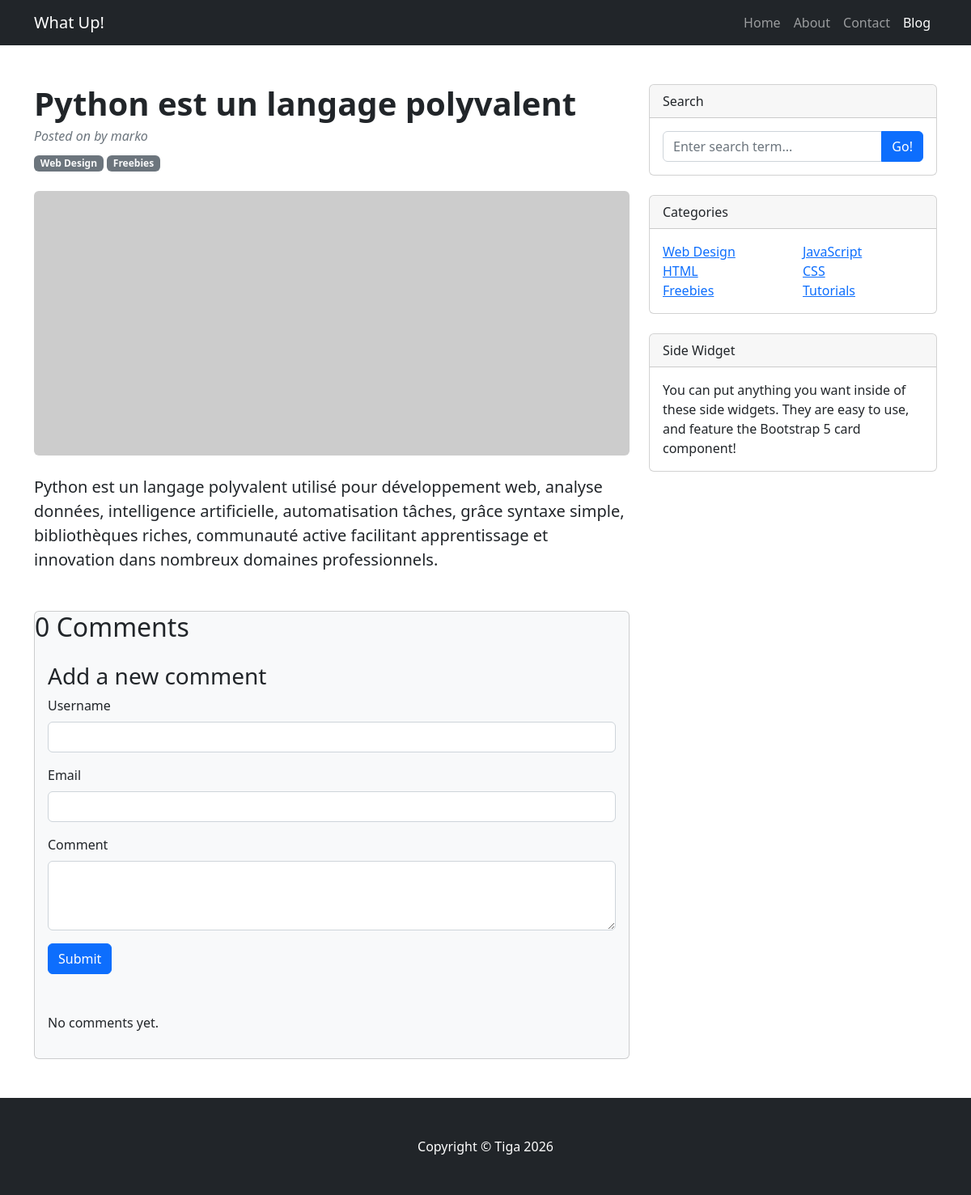
The page /post/python-est-un-langage-polyvalent/ on the database its author committed.
### blog/models.py (models this page shows, shortened)
class Post(models.Model):
    category = models.ForeignKey(Category, on_delete=models.CASCADE, related_name='posts')
    STATUS_CHOICES = (
        ('draft', 'Draft'),
        ('published', 'Published'),
    )
    title = models.CharField(max_length=200)
    slug = models.SlugField(max_length=200)
    body = models.TextField()
    created_at = models.DateTimeField(auto_now_add=True)
    updated = models.DateTimeField(auto_now= True)
    status = models.CharField(choices=STATUS_CHOICES, default='draft', max_length=10)
    pusblish = models.DateTimeField(default=timezone.now)
    author = models.ForeignKey(User, on_delete=models.CASCADE, related_name='posted')

### blog/views.py (the view)
# urls.py: path('post/<slug:slug>/', views.post_detail, name='post_detail'),
def post_detail(request, slug: str):
    post = get_object_or_404(Post, slug=slug)
    comments = Comment.objects.filter(post=post.id)
    new_comment = None
    if request.method == 'POST':
        comment_form = CommentForm(data= request.POST)
        if comment_form.is_valid():
            new_comment = comment_form.save(commit=False)
            new_comment.post = post
            new_comment.save()
    else:
        comment_form = CommentForm()
    return render(request, 'blog/post/detail.html', {
                                        'post': post,
                                        'comments': comments,
                                        'new_comment': new_comment,
                                        'comment_form': comment_form
                                        })

### blog/forms.py
class CommentForm(forms.ModelForm):
    username = forms.CharField(max_length=80, widget=forms.TextInput(attrs={'class': 'form-control'}))
    email = forms.EmailField(widget=forms.EmailInput(attrs={'class': 'form-control'}))
    body = forms.CharField(widget=forms.Textarea(attrs={'class': 'form-control', 'rows': 3}))
    class Meta:
        model = Comment
        fields = ['username', 'email', 'body']

### blog/templates/blog/post/detail.html (shortened to what this page needs)
{% extends "blog/post/base.html" %}
{% block content %}
        <div class="container mt-5">
            <div class="row">
                <div class="col-lg-8">
                    <article>
                        <header class="mb-4">
                            <h1 class="fw-bolder mb-1">{{ post.title }}</h1>
                            <div class="text-muted fst-italic mb-2">Posted on {{ post.publish }} by {{ post.author.username }}</div>
                            <a class="badge bg-secondary text-decoration-none link-light" href="#!">Web Design</a>
                            <a class="badge bg-secondary text-decoration-none link-light" href="#!">Freebies</a>
                        </header>
                        <figure class="mb-4"><img class="img-fluid rounded" src="https://dummyimage.com/900x400/ced4da/6c757d.jpg" alt="..." /></figure>
                        <section class="mb-5">
                            <p class="fs-5 mb-4">{{ post.body }}</p>
                        </section>
                    </article>
                    <section class="mb-5">
                        <div class="card bg-light">
                            <h2>
                                {% with comments.count as total_comments %}
                                    {{ total_comments }} Comment{{ total_comments|pluralize }}
                                {% endwith %}
                            </h2>
                            <div class="card-body">
                                 {% if new_comment%}
                                    <h3>you have successfully added a comment</h3>
                                 {%else %}
                                    <h3>Add a new comment</h3>
                                    <form action="" method="POST" class="mb-5">
                                        <div class="mb-3">
                                            <label for="username" class="form-label">Username</label>
                                            {{ comment_form.username }}
                                        </div>
                                        <div class="mb-3">
                                            <label for="email" class="form-label">Email</label>
                                            {{ comment_form.email }}
                                        </div>
                                        <div class="mb-3">
                                            <label for="body" class="form-label">Comment</label>
                                            {{ comment_form.body }}
                                        </div>
                                        <button type="submit" class="btn btn-primary">Submit</button>
                                    </form>
                                 {% endif %}
                                {% for comment in comments %}
                                 <div class="d-flex mb-2">
                                    <div class="flex-shrink-0"><img class="rounded-circle" src="https://dummyimage.com/50x50/ced4da/6c757d.jpg" alt="..." /></div>
                                    <div class="ms-3">
                                        <div class="fw-bold">
                                            #{{forloop.counter}}
                                            {{ comment.username }}
                                            <span class="text-muted">{{ comment.created_at }}</span>
                                        </div>
                                        {{ comment.body }}
                                    </div>
                                </div>
                                {% empty %}
                                    <p>No comments yet.</p>
                                {% endfor%}
                            </div>
                        </div>
                    </section>
                </div>
                <div class="col-lg-4">
                    <div class="card mb-4">
                        <div class="card-header">Search</div>
                        <div class="card-body">
                            <div class="input-group">
                                <input class="form-control" type="text" placeholder="Enter search term..." aria-label="Enter search term..." aria-describedby="button-search" />
                                <button class="btn btn-primary" id="button-search" type="button">Go!</button>
                            </div>
                        </div>
                    </div>
                    <div class="card mb-4">
                        <div class="card-header">Categories</div>
                        <div class="card-body">
                            <div class="row">
                                <div class="col-sm-6">
                                    <ul class="list-unstyled mb-0">
                                        <li><a href="#!">Web Design</a></li>
                                        <li><a href="#!">HTML</a></li>
                                        <li><a href="#!">Freebies</a></li>
                                    </ul>
                                </div>
                                <div class="col-sm-6">
                                    <ul class="list-unstyled mb-0">
                                        <li><a href="#!">JavaScript</a></li>
                                        <li><a href="#!">CSS</a></li>
                                        <li><a href="#!">Tutorials</a></li>
                                    </ul>
                                </div>
                            </div>
                        </div>
                    </div>
                    <div class="card mb-4">
                        <div class="card-header">Side Widget</div>
                        <div class="card-body">You can put anything you want inside of these side widgets. They are easy to use, and feature the Bootstrap 5 card component!</div>
                    </div>
                </div>
            </div>
        </div>
{% endblock %}

### rows shown on the page
Post: title "Python est un langage polyvalent", author.username "marko", body "Python est un langage polyvalent utilisé pour développement web, analyse données, intelligence artificielle, automatisation tâches, grâce syntaxe simple, bibliothèques riches, communauté active facilitant apprentissage et innovation dans nombreux domaines professionnels."

### other values the page prints
{{ total_comments }} "0"
